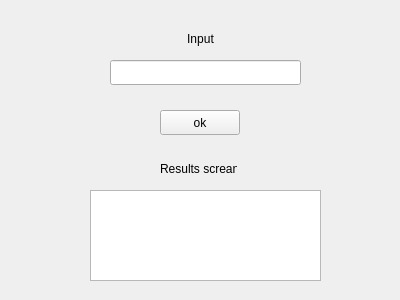
<?xml version="1.0" encoding="UTF-8"?>
<ui version="4.0">
 <class>Form</class>
 <widget class="QWidget" name="Form">
  <property name="geometry">
   <rect>
    <x>0</x>
    <y>0</y>
    <width>400</width>
    <height>300</height>
   </rect>
  </property>
  <property name="minimumSize">
   <size>
    <width>400</width>
    <height>300</height>
   </size>
  </property>
  <property name="maximumSize">
   <size>
    <width>400</width>
    <height>300</height>
   </size>
  </property>
  <property name="windowTitle">
   <string>Form</string>
  </property>
  <widget class="QLabel" name="label">
   <property name="geometry">
    <rect>
     <x>110</x>
     <y>30</y>
     <width>181</width>
     <height>17</height>
    </rect>
   </property>
   <property name="text">
    <string>Input</string>
   </property>
   <property name="alignment">
    <set>Qt::AlignCenter</set>
   </property>
  </widget>
  <widget class="QLineEdit" name="lineEdit">
   <property name="geometry">
    <rect>
     <x>110</x>
     <y>60</y>
     <width>191</width>
     <height>25</height>
    </rect>
   </property>
  </widget>
  <widget class="QLabel" name="label_2">
   <property name="geometry">
    <rect>
     <x>160</x>
     <y>160</y>
     <width>77</width>
     <height>17</height>
    </rect>
   </property>
   <property name="text">
    <string>Results screan</string>
   </property>
  </widget>
  <widget class="QTextBrowser" name="textBrowser">
   <property name="geometry">
    <rect>
     <x>90</x>
     <y>190</y>
     <width>231</width>
     <height>91</height>
    </rect>
   </property>
  </widget>
  <widget class="QPushButton" name="pushButton">
   <property name="geometry">
    <rect>
     <x>160</x>
     <y>110</y>
     <width>80</width>
     <height>25</height>
    </rect>
   </property>
   <property name="text">
    <string>ok</string>
   </property>
  </widget>
 </widget>
 <resources/>
 <connections/>
</ui>
